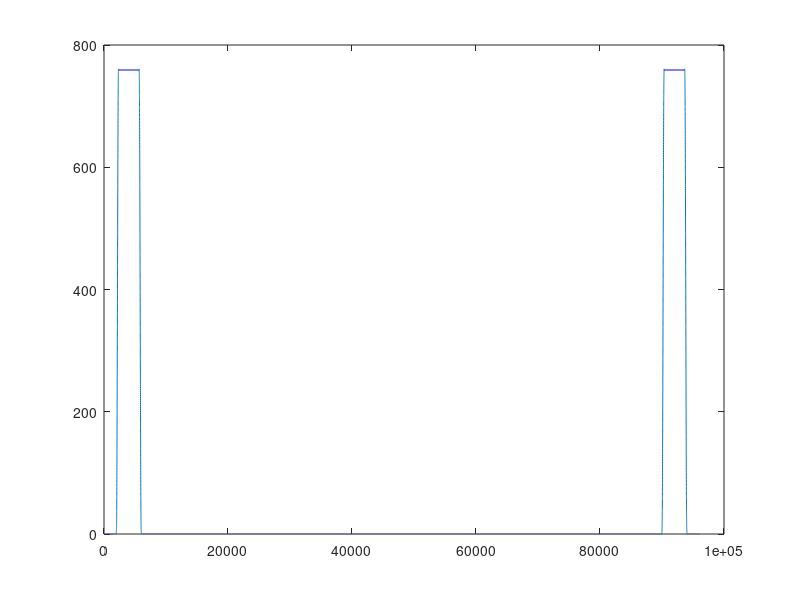

Here is the MATLAB script that generated this plot:
%% Narrowband signal 2kHz
fs = 48000;
t = 0:1/fs:5;
y = sin(2*pi*t*2000);
sound(y, fs);

%% Narrowband signal 3kHz
fs = 48000;
t = 0:1/fs:5;
y = sin(2*pi*t*3000);
sound(y, fs);



%% Stepping from 1-3 kHz
fs = 48000;
t = 0:1/fs:0.1;
y = [sin(2*pi*t*1000) sin(2*pi*t*2000) sin(2*pi*t*3000)];
sound(y, fs);


%% combined 1,2,3 kHz
fs = 48000;
t = 0:1/fs:5;
y = sin(2*pi*t*1000) + sin(2*pi*t*2000) + sin(2*pi*t*3000);
sound(y, fs);



%% Chirp signal over 2 seconds from 1kHz to 3kHz
fs = 48000;
t = 0:1/fs:2;
y = chirp(t,1000, 2, 3000);

win_len = 16000;
hwin = hanning(win_len);
wind = [hwin(1:win_len/2);ones(length(y) - win_len, 1);hwin(win_len/2 + 1:end)];
sound(wind'.*y, 48000);
plot(abs(fft(wind'.*y)))

